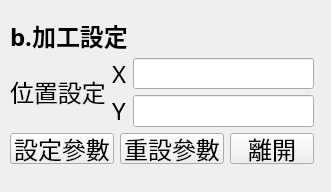
<?xml version="1.0" encoding="UTF-8"?>
<ui version="4.0">
    <class>Form</class>
    <widget class="QWidget" name="Form">
        <property name="geometry">
            <rect>
                <x>0</x>
                <y>0</y>
                <width>331</width>
                <height>192</height>
            </rect>
        </property>
        <property name="sizePolicy">
            <sizepolicy hsizetype="Preferred" vsizetype="Fixed">
                <horstretch>0</horstretch>
                <verstretch>0</verstretch>
            </sizepolicy>
        </property>
        <property name="windowTitle">
            <string>Form</string>
        </property>
        <widget class="QWidget" name="">
            <property name="geometry">
                <rect>
                    <x>10</x>
                    <y>20</y>
                    <width>304</width>
                    <height>144</height>
                </rect>
            </property>
            <layout class="QGridLayout" name="gridLayout">
                <item row="0" column="0" colspan="3">
                    <widget class="QLabel" name="label">
                        <property name="sizePolicy">
                            <sizepolicy hsizetype="Preferred" vsizetype="Fixed">
                                <horstretch>0</horstretch>
                                <verstretch>0</verstretch>
                            </sizepolicy>
                        </property>
                        <property name="font">
                            <font>
                                <family>微軟正黑體</family>
                                <pointsize>18</pointsize>
                                <weight>75</weight>
                                <bold>true</bold>
                            </font>
                        </property>
                        <property name="text">
                            <string>b.加工設定</string>
                        </property>
                    </widget>
                </item>
                <item row="1" column="0" rowspan="2">
                    <widget class="QLabel" name="label_28">
                        <property name="sizePolicy">
                            <sizepolicy hsizetype="Fixed" vsizetype="Maximum">
                                <horstretch>0</horstretch>
                                <verstretch>0</verstretch>
                            </sizepolicy>
                        </property>
                        <property name="maximumSize">
                            <size>
                                <width>150</width>
                                <height>40</height>
                            </size>
                        </property>
                        <property name="font">
                            <font>
                                <family>微軟正黑體</family>
                                <pointsize>18</pointsize>
                            </font>
                        </property>
                        <property name="text">
                            <string>位置設定</string>
                        </property>
                        <property name="alignment">
                            <set>Qt::AlignLeading|Qt::AlignLeft|Qt::AlignVCenter</set>
                        </property>
                    </widget>
                </item>
                <item row="1" column="1">
                    <widget class="QLabel" name="label_29">
                        <property name="sizePolicy">
                            <sizepolicy hsizetype="Fixed" vsizetype="Maximum">
                                <horstretch>0</horstretch>
                                <verstretch>0</verstretch>
                            </sizepolicy>
                        </property>
                        <property name="maximumSize">
                            <size>
                                <width>150</width>
                                <height>40</height>
                            </size>
                        </property>
                        <property name="font">
                            <font>
                                <family>微軟正黑體</family>
                                <pointsize>18</pointsize>
                            </font>
                        </property>
                        <property name="text">
                            <string>X</string>
                        </property>
                        <property name="alignment">
                            <set>Qt::AlignLeading|Qt::AlignLeft|Qt::AlignVCenter</set>
                        </property>
                    </widget>
                </item>
                <item row="1" column="2">
                    <widget class="QLineEdit" name="X">
                        <property name="sizePolicy">
                            <sizepolicy hsizetype="Fixed" vsizetype="Fixed">
                                <horstretch>0</horstretch>
                                <verstretch>0</verstretch>
                            </sizepolicy>
                        </property>
                        <property name="font">
                            <font>
                                <family>微軟正黑體</family>
                                <pointsize>18</pointsize>
                            </font>
                        </property>
                    </widget>
                </item>
                <item row="2" column="1">
                    <widget class="QLabel" name="label_30">
                        <property name="sizePolicy">
                            <sizepolicy hsizetype="Fixed" vsizetype="Maximum">
                                <horstretch>0</horstretch>
                                <verstretch>0</verstretch>
                            </sizepolicy>
                        </property>
                        <property name="maximumSize">
                            <size>
                                <width>150</width>
                                <height>40</height>
                            </size>
                        </property>
                        <property name="font">
                            <font>
                                <family>微軟正黑體</family>
                                <pointsize>18</pointsize>
                            </font>
                        </property>
                        <property name="text">
                            <string>Y</string>
                        </property>
                        <property name="alignment">
                            <set>Qt::AlignLeading|Qt::AlignLeft|Qt::AlignVCenter</set>
                        </property>
                    </widget>
                </item>
                <item row="2" column="2">
                    <widget class="QLineEdit" name="Y">
                        <property name="sizePolicy">
                            <sizepolicy hsizetype="Fixed" vsizetype="Fixed">
                                <horstretch>0</horstretch>
                                <verstretch>0</verstretch>
                            </sizepolicy>
                        </property>
                        <property name="font">
                            <font>
                                <family>微軟正黑體</family>
                                <pointsize>18</pointsize>
                            </font>
                        </property>
                    </widget>
                </item>
                <item row="3" column="0" colspan="3">
                    <layout class="QHBoxLayout" name="horizontalLayout">
                        <item>
                            <widget class="QPushButton" name="setup">
                                <property name="sizePolicy">
                                    <sizepolicy hsizetype="Fixed" vsizetype="Fixed">
                                        <horstretch>0</horstretch>
                                        <verstretch>0</verstretch>
                                    </sizepolicy>
                                </property>
                                <property name="maximumSize">
                                    <size>
                                        <width>200</width>
                                        <height>16777215</height>
                                    </size>
                                </property>
                                <property name="font">
                                    <font>
                                        <family>微軟正黑體</family>
                                        <pointsize>18</pointsize>
                                    </font>
                                </property>
                                <property name="text">
                                    <string>設定參數</string>
                                </property>
                            </widget>
                        </item>
                        <item>
                            <widget class="QPushButton" name="reset">
                                <property name="sizePolicy">
                                    <sizepolicy hsizetype="Maximum" vsizetype="Fixed">
                                        <horstretch>0</horstretch>
                                        <verstretch>0</verstretch>
                                    </sizepolicy>
                                </property>
                                <property name="maximumSize">
                                    <size>
                                        <width>200</width>
                                        <height>16777215</height>
                                    </size>
                                </property>
                                <property name="font">
                                    <font>
                                        <family>微軟正黑體</family>
                                        <pointsize>18</pointsize>
                                    </font>
                                </property>
                                <property name="text">
                                    <string>重設參數</string>
                                </property>
                            </widget>
                        </item>
                        <item>
                            <widget class="QPushButton" name="escape">
                                <property name="sizePolicy">
                                    <sizepolicy hsizetype="Fixed" vsizetype="Fixed">
                                        <horstretch>0</horstretch>
                                        <verstretch>0</verstretch>
                                    </sizepolicy>
                                </property>
                                <property name="maximumSize">
                                    <size>
                                        <width>200</width>
                                        <height>16777215</height>
                                    </size>
                                </property>
                                <property name="font">
                                    <font>
                                        <family>微軟正黑體</family>
                                        <pointsize>18</pointsize>
                                    </font>
                                </property>
                                <property name="text">
                                    <string>離開</string>
                                </property>
                            </widget>
                        </item>
                    </layout>
                </item>
            </layout>
        </widget>
    </widget>
    <resources/>
    <connections/>
</ui>
